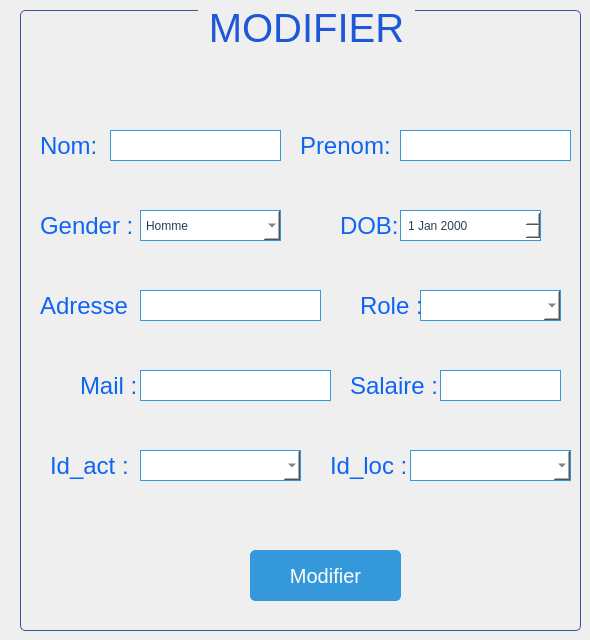
            <widget class="QWidget" name="page_28">
             <widget class="QGroupBox" name="groupBox_20">
              <property name="geometry">
               <rect>
                <x>20</x>
                <y>0</y>
                <width>561</width>
                <height>631</height>
               </rect>
              </property>
              <property name="minimumSize">
               <size>
                <width>0</width>
                <height>0</height>
               </size>
              </property>
              <property name="maximumSize">
               <size>
                <width>1500</width>
                <height>1500</height>
               </size>
              </property>
              <property name="styleSheet">
               <string notr="true">QGroupBox {
    border: 1px solid #3a539b; /* Darker blue */
    border-radius: 5px;
    margin-top: 10px;
	font-size:40px;
}

QGroupBox::title {
    subcontrol-origin: margin;
    subcontrol-position: top center;
    padding: 5px;
color: #1F57D9;
    font-weight: bold;
}

QLabel {
    color: #0F65F1; /* Medium blue */
    font-size: 24px; /* Larger font size */
    font-family: &quot;Candara&quot;, sans-serif; /* Different font family */
}

QComboBox {
    background-color: #ffffff; /* Light white background */
    border: 1px solid #3498db; /* Medium blue */
    padding: 5px;
    color: #2c3e50; /* Dark gray text */
    selection-background-color: #3498db; /* Medium blue */
}

QLineEdit {
    background-color: #ffffff; /* Light white background */
    border: 1px solid #3498db; /* Medium blue */
    padding: 5px;
    color: #2c3e50; /* Dark gray text */
}

QDateEdit {
    background-color: #ffffff; /* Light white background */
    border: 1px solid #3498db; /* Medium blue */
    padding: 5px;
    color: #2c3e50; /* Dark gray text */
}

QPushButton {
    background-color: #3498db; /* Medium blue */
    color: #ffffff; /* White text */
    border: 1px solid #3498db; /* Medium blue */
    padding: 12px 24px; /* Larger padding */
    border-radius: 5px;
    font-family: &quot;Cambria&quot;, serif; /* Different font family */
    font-size: 20px; /* Larger font size */
}

QPushButton:hover {
    background-color: #2980b9; /* Darker hover color */
    border: 1px solid #2980b9; /* Darker hover color */
}
</string>
              </property>
              <property name="title">
               <string>MODIFIER</string>
              </property>
              <widget class="QLineEdit" name="nom_emp_modif">
               <property name="geometry">
                <rect>
                 <x>90</x>
                 <y>130</y>
                 <width>171</width>
                 <height>31</height>
                </rect>
               </property>
              </widget>
              <widget class="QLineEdit" name="prenom_emp_modif">
               <property name="geometry">
                <rect>
                 <x>380</x>
                 <y>130</y>
                 <width>171</width>
                 <height>31</height>
                </rect>
               </property>
              </widget>
              <widget class="QLabel" name="label_101">
               <property name="geometry">
                <rect>
                 <x>20</x>
                 <y>130</y>
                 <width>71</width>
                 <height>31</height>
                </rect>
               </property>
               <property name="styleSheet">
                <string notr="true"/>
               </property>
               <property name="text">
                <string>Nom:</string>
               </property>
              </widget>
              <widget class="QLabel" name="label_102">
               <property name="geometry">
                <rect>
                 <x>280</x>
                 <y>130</y>
                 <width>91</width>
                 <height>31</height>
                </rect>
               </property>
               <property name="text">
                <string>Prenom:</string>
               </property>
              </widget>
              <widget class="QLineEdit" name="adresse_emp_modif">
               <property name="geometry">
                <rect>
                 <x>120</x>
                 <y>290</y>
                 <width>181</width>
                 <height>31</height>
                </rect>
               </property>
              </widget>
              <widget class="QLabel" name="label_103">
               <property name="geometry">
                <rect>
                 <x>20</x>
                 <y>290</y>
                 <width>91</width>
                 <height>31</height>
                </rect>
               </property>
               <property name="text">
                <string>Adresse :</string>
               </property>
              </widget>
              <widget class="QLineEdit" name="salaire_emp_modif">
               <property name="geometry">
                <rect>
                 <x>420</x>
                 <y>370</y>
                 <width>121</width>
                 <height>31</height>
                </rect>
               </property>
              </widget>
              <widget class="QLabel" name="label_104">
               <property name="geometry">
                <rect>
                 <x>330</x>
                 <y>370</y>
                 <width>91</width>
                 <height>31</height>
                </rect>
               </property>
               <property name="text">
                <string>Salaire :</string>
               </property>
              </widget>
              <widget class="QDateEdit" name="dob_emp_modif">
               <property name="geometry">
                <rect>
                 <x>380</x>
                 <y>210</y>
                 <width>141</width>
                 <height>31</height>
                </rect>
               </property>
              </widget>
              <widget class="QLabel" name="label_105">
               <property name="geometry">
                <rect>
                 <x>320</x>
                 <y>210</y>
                 <width>61</width>
                 <height>31</height>
                </rect>
               </property>
               <property name="text">
                <string>DOB:</string>
               </property>
              </widget>
              <widget class="QComboBox" name="gender_emp_modif">
               <property name="geometry">
                <rect>
                 <x>120</x>
                 <y>210</y>
                 <width>141</width>
                 <height>31</height>
                </rect>
               </property>
               <item>
                <property name="text">
                 <string>Homme</string>
                </property>
               </item>
               <item>
                <property name="text">
                 <string>Femme</string>
                </property>
               </item>
              </widget>
              <widget class="QComboBox" name="idloc_emp_modif">
               <property name="geometry">
                <rect>
                 <x>390</x>
                 <y>450</y>
                 <width>161</width>
                 <height>31</height>
                </rect>
               </property>
              </widget>
              <widget class="QComboBox" name="idact_emp_modif">
               <property name="geometry">
                <rect>
                 <x>120</x>
                 <y>450</y>
                 <width>161</width>
                 <height>31</height>
                </rect>
               </property>
              </widget>
              <widget class="QComboBox" name="role_emp_modif">
               <property name="geometry">
                <rect>
                 <x>400</x>
                 <y>290</y>
                 <width>141</width>
                 <height>31</height>
                </rect>
               </property>
              </widget>
              <widget class="QLabel" name="label_106">
               <property name="geometry">
                <rect>
                 <x>20</x>
                 <y>210</y>
                 <width>91</width>
                 <height>31</height>
                </rect>
               </property>
               <property name="text">
                <string>Gender :</string>
               </property>
              </widget>
              <widget class="QLabel" name="label_107">
               <property name="geometry">
                <rect>
                 <x>340</x>
                 <y>290</y>
                 <width>71</width>
                 <height>31</height>
                </rect>
               </property>
               <property name="text">
                <string>Role :</string>
               </property>
              </widget>
              <widget class="QLabel" name="label_108">
               <property name="geometry">
                <rect>
                 <x>310</x>
                 <y>450</y>
                 <width>81</width>
                 <height>31</height>
                </rect>
               </property>
               <property name="text">
                <string>Id_loc :</string>
               </property>
              </widget>
              <widget class="QLabel" name="label_109">
               <property name="geometry">
                <rect>
                 <x>30</x>
                 <y>450</y>
                 <width>81</width>
                 <height>31</height>
                </rect>
               </property>
               <property name="text">
                <string>Id_act :</string>
               </property>
              </widget>
              <widget class="QLabel" name="label_110">
               <property name="geometry">
                <rect>
                 <x>60</x>
                 <y>370</y>
                 <width>61</width>
                 <height>31</height>
                </rect>
               </property>
               <property name="text">
                <string>Mail :</string>
               </property>
              </widget>
              <widget class="QLineEdit" name="mail_emp_modif">
               <property name="geometry">
                <rect>
                 <x>120</x>
                 <y>370</y>
                 <width>191</width>
                 <height>31</height>
                </rect>
               </property>
              </widget>
              <widget class="QPushButton" name="modifier_emp">
               <property name="geometry">
                <rect>
                 <x>230</x>
                 <y>550</y>
                 <width>151</width>
                 <height>51</height>
                </rect>
               </property>
               <property name="text">
                <string>Modifier</string>
               </property>
              </widget>
              <widget class="QLineEdit" name="id_emp_modif">
               <property name="geometry">
                <rect>
                 <x>410</x>
                 <y>90</y>
                 <width>0</width>
                 <height>0</height>
                </rect>
               </property>
               <property name="minimumSize">
                <size>
                 <width>0</width>
                 <height>0</height>
                </size>
               </property>
               <property name="maximumSize">
                <size>
                 <width>0</width>
                 <height>0</height>
                </size>
               </property>
               <property name="echoMode">
                <enum>QLineEdit::Normal</enum>
               </property>
              </widget>
             </widget>
            </widget>
